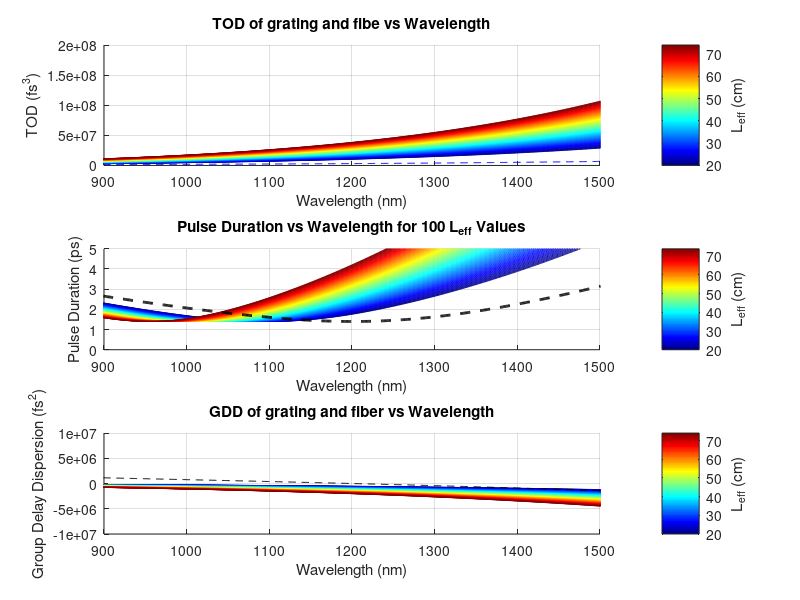

Source code (MATLAB): (Note: this script raises an error after producing the figure.)
% Given Data
wavelength = [400 450 500 550 600 650 700 750 800 850 900 950 1000 1050 1100 ...
              1150 1200 1250 1300 1350 1400 1450 1500 1550 1600 1650 1700 ...
              1750 1800 1850 1900 1950 2000 2050 2100 2150 2200 2250 2300 2350 2400]; % nm

dispersion = [-1160.659716 -775.9859422 -544.4681742 -395.927735 -295.7811773 ...
              -225.5188628 -174.6010743 -136.6018409 -107.5761702 -84.91947886 ...
              -66.90648036 -52.32777175 -40.27889133 -30.23137296 -21.72188355 ...
              -14.38478966 -7.975842209 -2.331468352 2.674897341 7.234213228 ...
              11.39828972 15.23966138 18.78497358 22.18743707 25.34269091 ...
              28.43059121 31.40598892 34.27258477 37.0370401 39.76374785 ...
              42.52598274 45.26157227 47.93202872 50.61728814 53.31290964 ...
              56.14175791 58.91287458 61.68399125 64.5187607 67.48675692 70.45031225]; % ps/(nm⋅km)

% Interpolating to 1 nm resolution
new_wavelength = 600:1:1600; % New wavelength range with 1 nm resolution
interp_dispersion = interp1(wavelength, dispersion, new_wavelength, 'spline'); % Interpolate dispersion data


% Constants
m = -1; % order of diffraction, Littrow configuration
M = 1; % magnification of 4f system
Goove = 600; % lines/mm
Lambda = 1/Goove * 1e6; % grating spacing, nm
incident_angle = 26.52 / 180 * pi; % rad
dt_flint2 = 1400; % fs, pulse duration from flint system

% Calculate sin(theta) for each wavelength
sin_theta = new_wavelength / (2 * Lambda);
cos_theta = sqrt(1 - sin_theta.^2); 
new_wavelength_meter = new_wavelength*1e-9;
% L_eff range from -0.03 to 0.03
L_eff_values = linspace(0.20, 0.74, 120 ...
    );
% Preallocate storage for pulse duration results
dt_GDD_grating_fiber = zeros(length(L_eff_values), length(new_wavelength));
GDD_grating_values = zeros(length(L_eff_values), length(new_wavelength)); % Store GDD grating

% Calculate GVD and GDD for fiber with interpolated dispersion
GVD_fiber = -new_wavelength.^2 / (2 * pi * 3e8) .* interp_dispersion * 1e6; % fs^2/m
GDD_fiber = GVD_fiber * 50-300000; % fs^2
dt_GDD_only_fiber = sqrt(dt_flint2^2 + (4*log(2).*GDD_fiber/dt_flint2).^2)/1e3; % ps
% Compute the numerical derivative retaining the same size
TOD_fiber = ((new_wavelength_meter.^2/2/pi/3e8).^2    .*gradient(interp_dispersion, new_wavelength)*1e3+new_wavelength_meter.^3/2/pi^2/9e16.*interp_dispersion*1e-6)*50*1e45;% fs^3

% Compute dt_GDD_and_fiber for each L_eff
for i = 1:length(L_eff_values)
    L_eff = L_eff_values(i);
    GDD_grating = -2 * m^2 * new_wavelength.^3 * 1e-9  * L_eff / (2 * pi * 9e16 * Lambda^2) * 1e30.*(1-(-m*new_wavelength./Lambda-sin_theta).^2).^(-1.5); % fs^2
    GDD_grating_and_Fiber = GDD_grating + GDD_fiber; % fs^2
    TOD_grating(i,:) = -GDD_grating .*3.*new_wavelength.*1e-9./.2./pi./3e8.*1e15; %fs^3
    dt_GDD_grating_fiber(i, :) = sqrt(dt_flint2^2 + (4 * log(2) .* GDD_grating_and_Fiber / dt_flint2).^2) / 1e3; % ps
    
    % Store GDD grating for plotting
    GDD_grating_values(i, :) = GDD_grating;
end
%%
% Plot all results in one figure
figure;
% Generate a colormap (gradient from blue to red) for 100 L_eff values
cmap = jet(length(L_eff_values)); 
% Subplot 1: Plot cos(theta) as a function of wavelength
subplot(3, 1, 1);
hold on;
for i = 1:length(L_eff_values) % Plot every 10th L_eff for clarity
    plot(new_wavelength, TOD_grating(i, :), 'Color', cmap(i, :));
end
plot (new_wavelength, TOD_fiber,'b--');
colormap(cmap); % Apply the colormap
cb1 = colorbar; % Show the colorbar to indicate L_eff values
caxis([min(L_eff_values*100) max(L_eff_values*100)]); % Set the colorbar axis limits to match L_eff range
xlabel('Wavelength (nm)');
ylabel('TOD (fs^3)');
xlim([900 1500]);
ylabel(cb1, 'L_{eff} (cm)'); % Label the colorbar with L_eff
title('TOD of grating and fibe vs Wavelength');
grid on;


% Subplot 2: Pulse Duration vs Wavelength for Various L_{eff}
subplot(3, 1, 2);
hold on;
for i = 1:length(L_eff_values) % Plot every 10th L_eff for clarity
    plot(new_wavelength, dt_GDD_grating_fiber(i, :), 'Color', cmap(i, :));
end
plot(new_wavelength, dt_GDD_only_fiber, 'k--', 'LineWidth', 2, 'DisplayName', 'GDD only fiber');
xlabel('Wavelength (nm)');
ylabel('Pulse Duration (ps)');
xlim([900 1500]);
ylim([0 5]);
title('Pulse Duration vs Wavelength for 100 L_{eff} Values');
grid on;
colormap(cmap); % Apply the colormap
cb1 = colorbar; % Show the colorbar to indicate L_eff values
ylabel(cb1, 'L_{eff} (cm)'); % Label the colorbar with L_eff
caxis([min(L_eff_values*100) max(L_eff_values*100)]); % Set the colorbar axis limits to match L_eff range
hold off;

% Subplot 3: GDD_fiber and GDD_grating vs Wavelength
subplot(3, 1, 3);
hold on;
% plot(new_wavelength, GDD_fiber, 'k--', 'LineWidth', 2, 'DisplayName', 'GDD Fiber');
for i = 1:length(L_eff_values) % Plot every 10th L_eff for clarity
    plot(new_wavelength, GDD_grating_values(i, :), 'Color', cmap(i, :));
end
xlabel('Wavelength (nm)');
ylabel('Group Delay Dispersion (fs^2)');
ylim([-1e7 1e7]);
xlim([900 1500]);
title('GDD of grating and fiber vs Wavelength');
plot(new_wavelength, GDD_fiber,'k--');
colormap(cmap); % Apply the colormap
cb2 = colorbar; % Show the colorbar for L_eff values
ylabel(cb2, 'L_{eff} (cm)'); % Label the colorbar with L_eff
caxis([min(L_eff_values*100) max(L_eff_values*100)]); % Set the colorbar axis limits to match L_eff range
grid on;
hold off;
sgtitle('360R Plane Ruled Diffraction Grating 600 lines/mm'); 
